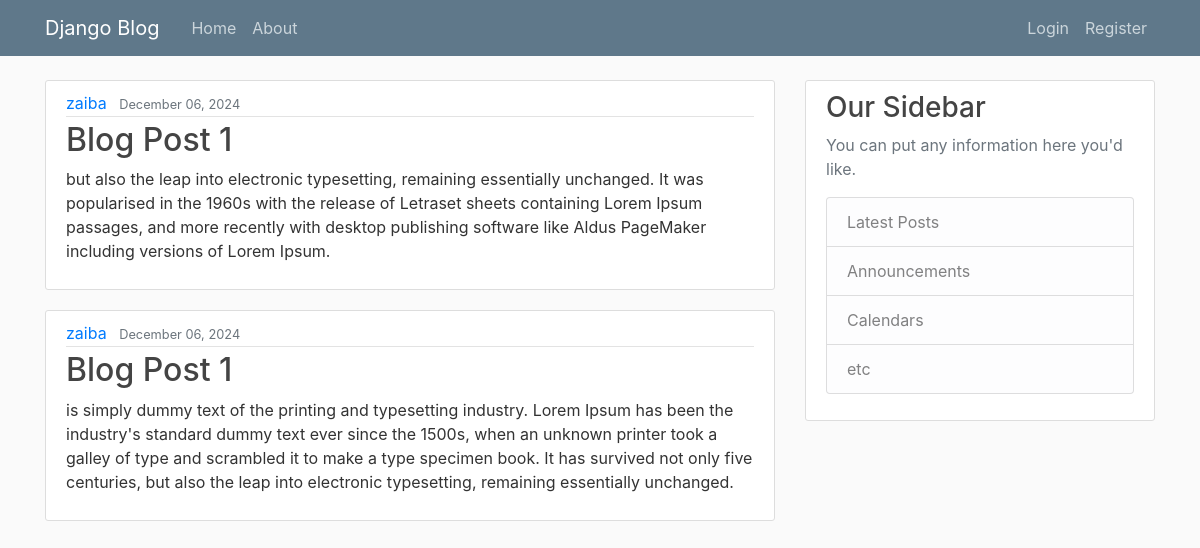
The page / on the database its author committed.
### myapp/models.py (models this page shows, shortened)
class Post(models.Model):
    title = models.CharField(max_length=100)
    content = models.TextField()
    date_posted = models.DateTimeField(default=timezone.now)
    author = models.ForeignKey(User, on_delete=models.CASCADE, related_name='posts')  # Specify related_name

### myapp/views.py (the view)
# urls.py: path('', views.home, name='myapp-home'),
def home(request):
    context = {
        'posts': Post.objects.all()
    }
    return render(request, 'myapp/home.html', context)

### myapp/templates/myapp/home.html
{% extends "myapp/base.html" %}
{% block content %}
    {% for post in posts %}
        <article class="media content-section">
          <div class="media-body">
            <div class="article-metadata">
              <a class="mr-2" href="#">{{ post.author }}</a>
              <small class="text-muted">{{ post.date_posted|date:"F d, Y" }}</small>
            </div>
            <h2><a class="article-title" href="#">{{ post.title }}</a></h2>
            <p class="article-content">{{ post.content }}</p>
          </div>
        </article>
    {% endfor %}
{% endblock content %}

### myapp/static/myapp/main.css (style rules this page uses)
body { background: #fafafa; color: #333333; margin-top: 5rem; }
h1, h2, h3, h4, h5, h6 { color: #444444; }
.content-section { background: #ffffff; padding: 10px 20px; border: 1px solid #dddddd; border-radius: 3px; margin-bottom: 20px; }
.article-title { color: #444444; }
.article-content { white-space: pre-line; }
.article-metadata { padding-bottom: 1px; margin-bottom: 4px; border-bottom: 1px solid #e3e3e3 }

### rows shown on the page
Post: author "zaiba", date_posted "December 06, 2024", title "Blog Post 1", content "but also the leap into electronic typesetting, remaining essentially unchanged. It was popularised in the 1960s with the release of Letraset sheets containing Lorem Ipsum passages, and more recently with desktop publishing software like Aldus PageMaker including versions of Lorem Ipsum."
Post: author "zaiba", date_posted "December 06, 2024", title "Blog Post 1", content "is simply dummy text of the printing and typesetting industry. Lorem Ipsum has been the industry's standard dummy text ever since the 1500s, when an unknown printer took a galley of type and scrambled it to make a type specimen book. It has survived not only five centuries, but also the leap into electronic typesetting, remaining essentially unchanged."
